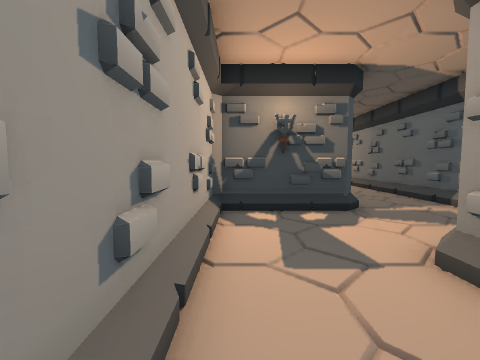
[1] (above)

17 first-person views from a walk through a level from a Godot 3-D game. The camera is 1.3 m above the floor, tilts 4° down and sees 90° across. The floor is counted in squares, 1 m on a side. Each view is taken from the middle of a square. On the plan, view 1 faces up. The plan holds only what a view shows up to about 12 squares ahead; the rest is blank. The place goes on beyond the plan. Some surface patterns are stand-ins.

[2]
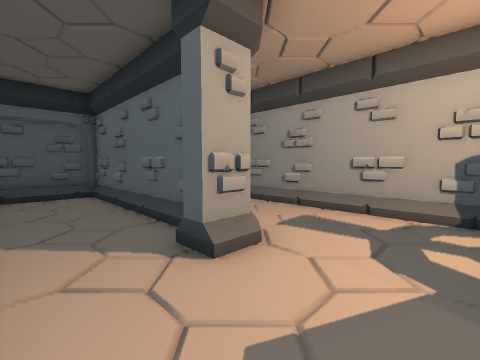

[3]
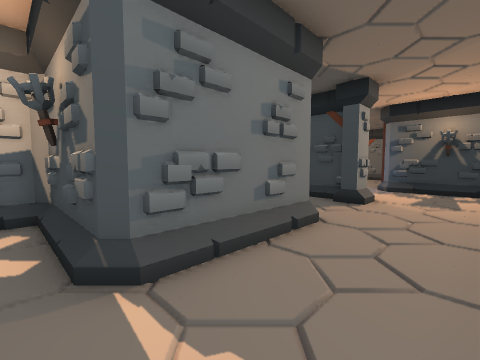

[4]
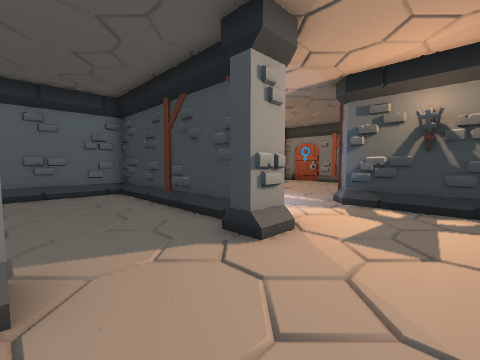

[5]
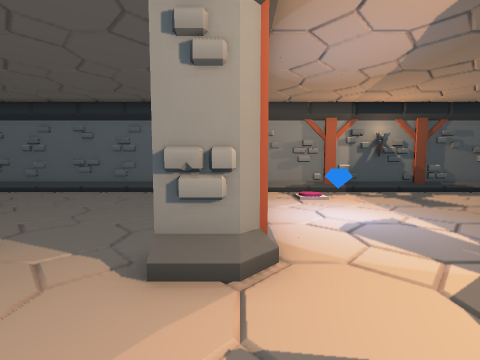

[6]
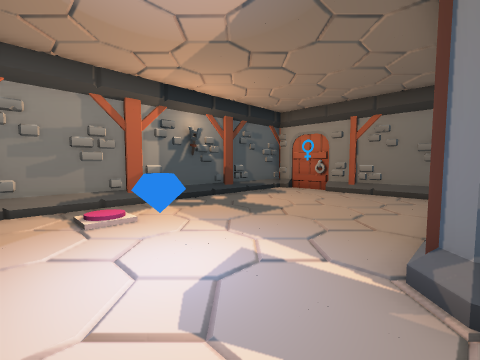

[7]
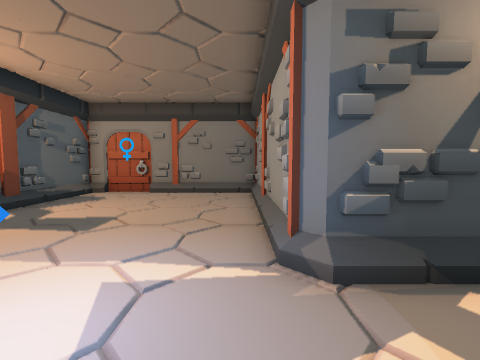

[8]
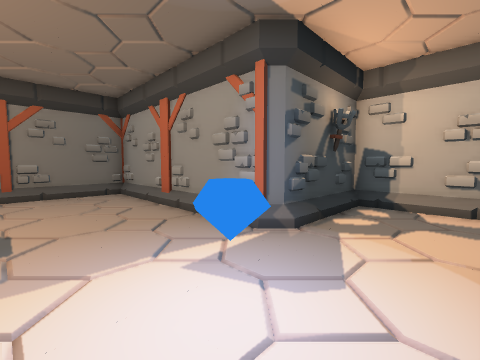

[9]
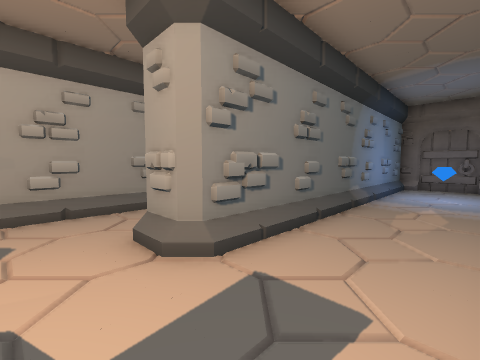

[10]
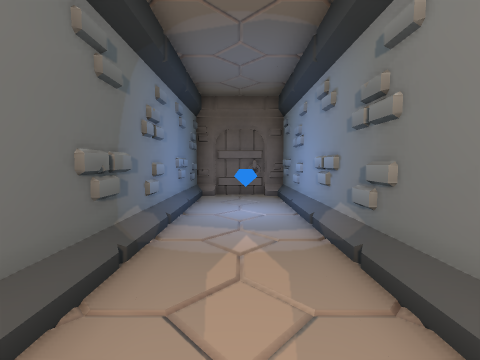

[11]
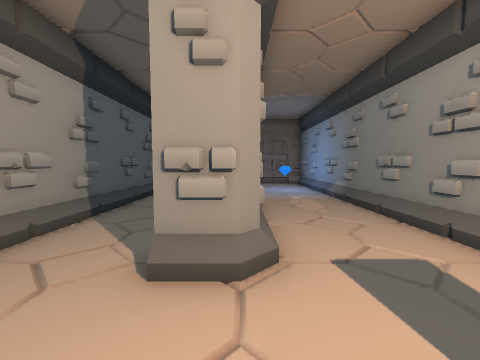

[12]
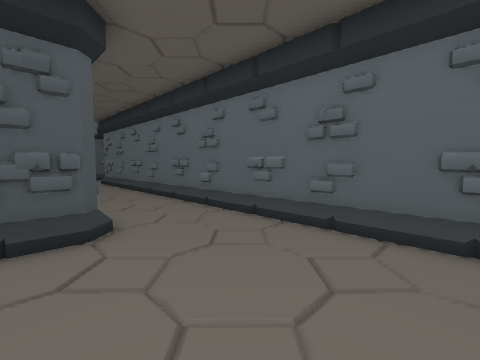

[13]
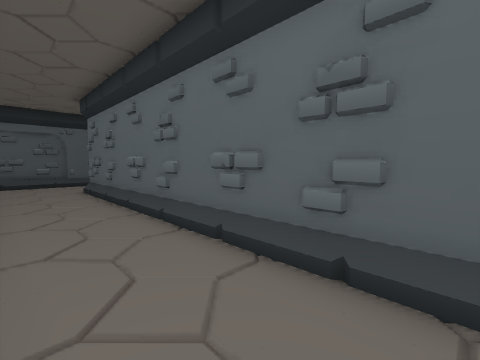

[14]
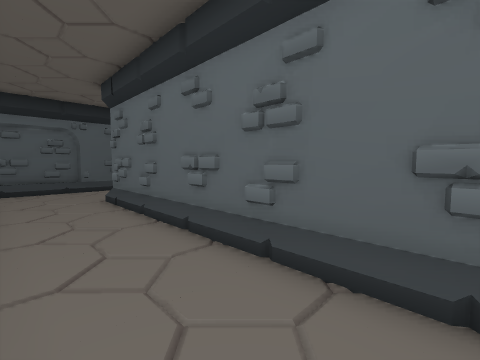

[15]
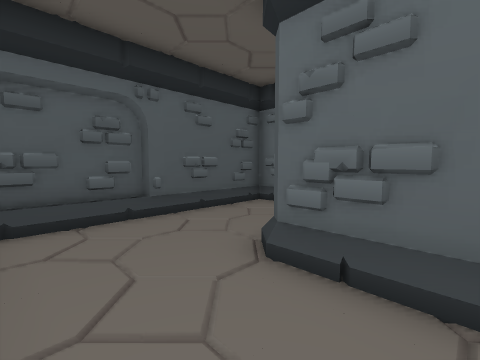

[16]
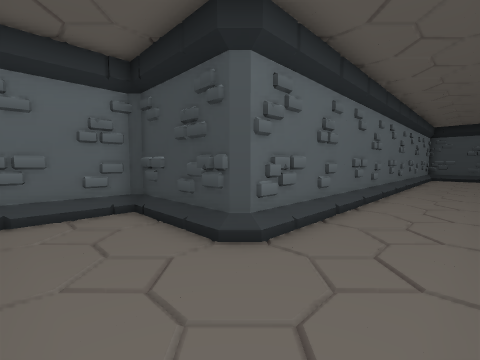

[17]
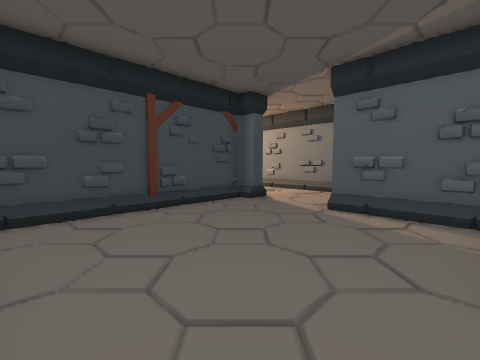

### Floor plan
Points are (right, up) in squares from view 1. A wall is a line through its corners. A room is listed if a view was taken in it or the views show most of it. See-through windows are left out.
Room 1 (views 1, 2, 3, 4, 5, 6, 7, 8, 9, 10, 11, 12, 13, 14, 15, 16, 17)
walls: (-0.3, 7.2) (0.1, 7.5); (-1.4, 6.9) (-1, 7.3) (0.1, 7.3); (-0.5, 5.9) (-1, 5.6); (2.7, 7.9) (2.7, 11); (3.3, 7) (3, 6.8) (-0.5, 6.8) (-0.8, 6.5) (-0.8, -8.8) (2.7, -8.8) (2.7, 3) (3, 3.3) (4, 3.3); (3.3, 11) (3.3, 6.8); (4, 3.5) (4, 2.5); (2.4, 2.1) (2.9, 2.3); (6.7, 7.2) (6.7, 14.4); (3.3, 1.8) (3.3, -4.9) (6.1, -4.9); (3.3, 15.1) (3.3, 14) (2.7, 14) (2.7, 14.7) (-4.8, 14.7) (-4.8, -5) (-5, -5.2) (-8.7, -5.2) (-8.7, -8.8) (-4.5, -8.8); (2.8, 15.4) (3.4, 14.8); (6.7, 15.9) (6.7, 18.8) (3, 18.8) (2.7, 19) (2.7, 26.7) (-4.8, 26.7) (-4.8, 15.9); (6.7, -4.4) (6.7, 5.1); (-8.4, -5.2) (-8.8, -5.5); (-0.1, -8.9) (2, -8.9); (-4.6, -8.9) (-1.9, -8.9)
low walls: (-1.5, 7) (-1, 7.5); (2.5, 7.9) (2.5, 9.9); (3.5, 7) (3, 6.5); (3.1, 3.5) (2.5, 3) (3, 3.5); (2.5, 2.5) (2.5, 3); (6.5, 16.1) (6.5, 17.9)
objects: other object (-3, 18); other object (0, 17); other object (1, -5)

Where each view was taken, in squares from view 1:
view 1: 0 up, 0 right, facing up
view 2: 6 up, 6 right, facing down-left
view 3: 6 up, 6 right, facing up-left
view 4: 11 up, 6 right, facing up-left
view 5: 15 up, 6 right, facing left
view 6: 16 up, 3 right, facing up-left
view 7: 16 up, 2 right, facing up
view 8: 16 up, 1 left, facing up-right
view 9: 5 up, 0 right, facing down-right
view 10: 1 up, 1 right, facing down
view 11: 6 up, 3 right, facing down
view 12: 12 up, 0 right, facing down-left
view 13: 7 up, 2 left, facing down-left
view 14: 4 up, 2 left, facing down-left
view 15: 3 down, 2 left, facing down-left
view 16: 8 down, 2 left, facing up-left
view 17: 8 up, 4 left, facing up-right
